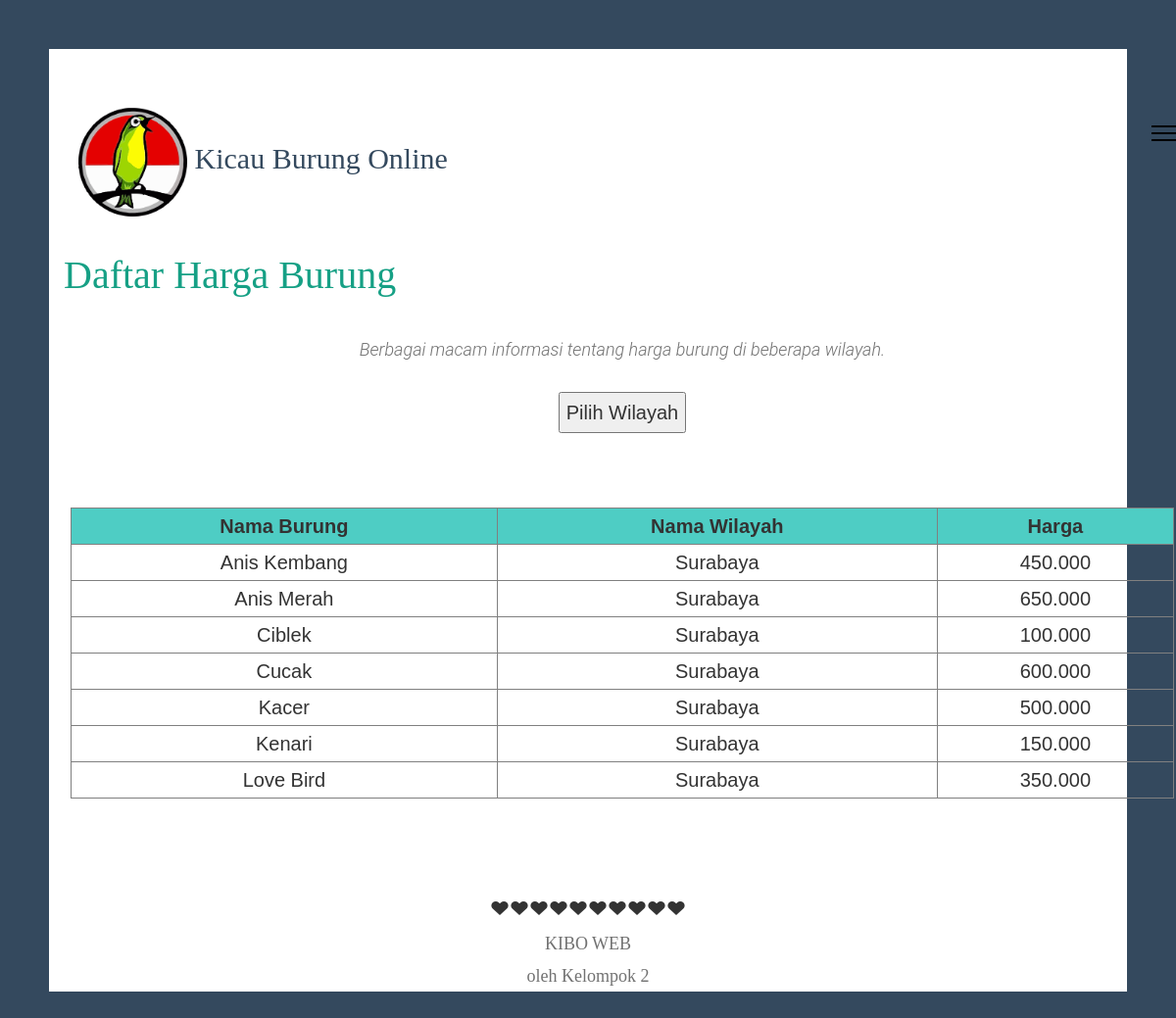
The page /setelah/1.php on the database its author committed.
### tables this page shows
CREATE TABLE `harga` (
  `id_harga` int(11) NOT NULL,
  `id_burung` int(11) NOT NULL,
  `nama_burung` varchar(100) NOT NULL,
  `id_wilayah` int(11) NOT NULL,
  `nama_wilayah` varchar(100) NOT NULL,
  `Harga` varchar(100) NOT NULL
);

CREATE TABLE `burung` (
  `id_burung` int(11) NOT NULL,
  `nama_burung` varchar(100) NOT NULL
);

CREATE TABLE `wilayah` (
  `id_wilayah` int(11) NOT NULL,
  `nama_wilayah` varchar(100) NOT NULL
);

### setelah/1.php (the view, shortened to what this page needs)
<!DOCTYPE html>
 <html class="no-js">
	<head>
	<link rel="stylesheet" href="css/animate.css">
	<link rel="stylesheet" href="css/icomoon.css">
	<link rel="stylesheet" href="css/bootstrap.css">
	<link rel="stylesheet" href="css/animatedresponsiveImagegrid.css">
	<link rel="stylesheet" href="css/magnific-popup.css">
	<link rel="stylesheet" href="css/style.css">
	</head>
	<body>
	<div id="fh5co-page">
		<header>
			<div class="container">
				<div class="fh5co-navbar-brand">
					<h1 class="col-md-8 text-left" style="color:#34495e; font-family:broadway; font-size: 150%;" class="intro-heading" ><img src="logo.png" width="10%" height="10%"> Kicau Burung Online
					<a href="#" class="js-fh5co-nav-toggle fh5co-nav-toggle"><i></i></a></h1>
<h1 style="color:#16a085; font-family:bernard mt condensed; font-size: 200%;" class="intro-heading"><marquee>Daftar Harga Burung</marquee></h1>
<center><p><i>Berbagai macam informasi tentang harga burung di beberapa wilayah.</i></p></center>
<center>
		<div class="dropdown">
  <button class="dropbtn">Pilih Wilayah</button>
</div></center>
				</div>
			</div>
		</header>
	<div id="fh5co-intro-section">
			<div class="container">
				<div class="row">
					<div class="col-md-12 text-left">
<table  border="1" width="100%">
	<tr>
		<th>Nama Burung</th>
		<th>Nama Wilayah</th>
		<th>Harga</th>
	</tr>
	<?php
	include "koneksi.php";
	$query = 'SELECT`burung`.`nama_burung`,`wilayah`.`nama_wilayah`, `harga`.`Harga` FROM `harga`,`burung`,`wilayah` WHERE `burung`.`id_burung`=`harga`.`id_burung`&&`wilayah`.`id_wilayah`=`harga`.`id_wilayah`&&`harga`.`Harga`=`harga`.`Harga` && `harga`.`id_wilayah`=1 ORDER BY `burung`.`id_burung`,`wilayah`.`id_wilayah`';
	$sql = mysqli_query($conn, $query);
	while($data = mysqli_fetch_array($sql)){
		echo "<tr>";
		echo "<td>".$data['nama_burung']."</td>";
		echo "<td>".$data['nama_wilayah']."</td>";
		echo "<td>".$data['Harga']."</td>";
		echo "</tr>";
	}
	?>
	</table>
					</div>
				</div>
			</div>
		</div>
		<footer>
		<center><i class="icon-heart3"></i><i class="icon-heart3"></i><i class="icon-heart3"></i><i class="icon-heart3"></i><i class="icon-heart3"></i><i class="icon-heart3"></i><i class="icon-heart3"></i><i class="icon-heart3"><i class="icon-heart3"></i><i class="icon-heart3"></i></i></center>
			<center><p  style="font-family: bernard mt condensed;">KIBO WEB<br>oleh Kelompok 2</p></center>
		</footer>
	</div>
	</body>
</html>

### setelah/css/icomoon.css (style rules this page uses)
[class^="icon-"], [class*=" icon-"] { font-family: 'icomoon' !important; speak: none; font-style: normal; font-weight: normal; font-variant: normal; text-transform: none; line-height: 1; -webkit-font-smoothing: antialiased; -moz-osx-font-smoothing: grayscale; }
.icon-heart3:before { content: "\e9b6"; }

### setelah/css/style.css (style rules this page uses)
body { font-family: "Roboto", Arial, serif; line-height: 1.8; font-size: 20px; background: #f0f0f0; font-weight: 300; overflow-x: hidden; }
a { color: #FA7E0A; -webkit-transition: 0.5s; -o-transition: 0.5s; transition: 0.5s; }
p, span { margin-bottom: 1.5em; font-size: 18px; color: #727272; font-weight: 300; font-family: "Roboto", Arial, serif; }
h1, h2, h3, h4, h5, h6 { color: rgba(0, 0, 0, 0.8); font-family: "Roboto Slab", Arial, sans-serif; font-weight: 300; margin: 0 0 30px 0; }
#fh5co-page { position: relative; -webkit-transition: all 0.8s cubic-bezier(0.175, 0.885, 0.32, 1.275); -moz-transition: all 0.8s cubic-bezier(0.175, 0.885, 0.32, 1.275); -ms-transition: all 0.8s cubic-bezier(0.175, 0.885, 0.32, 1.275); -o-transition: all 0.8s cubic-bezier(0.175, 0.885, 0.32, 1.275); transition: all 0.8s cubic-bezier(0.175, 0.885, 0.32, 1.275); -webkit-transform: scale(1); -moz-transform: scale(1); -ms-transform: scale(1); -o-transform: scale(1); transform: scale(1); background: #fff; }
header { padding: 3em 0; }
header .fh5co-navbar-brand { float: left; width: 100%; position: relative; }
header .fh5co-navbar-brand h1 { width: 100%; float: left; display: block; }
.fh5co-nav-toggle { cursor: pointer; text-decoration: none; position: absolute !important; top: 0; right: 0; }
.fh5co-nav-toggle i { position: relative; display: -moz-inline-stack; display: inline-block; zoom: 1; *display: inline; width: 30px; height: 2px; color: #000; font: bold 14px/.4 Helvetica; text-transform: uppercase; text-indent: -55px; background: #000; transition: all .2s ease-out; }
.fh5co-nav-toggle i::before, .fh5co-nav-toggle i::after { content: ''; width: 30px; height: 2px; background: #000; position: absolute; left: 0; -webkit-transition: 0.2s; -o-transition: 0.2s; transition: 0.2s; }
.fh5co-nav-toggle i::before { top: -7px; }
.fh5co-nav-toggle i::after { bottom: -7px; }
.fh5co-nav-toggle { float: right; z-index: 1003; position: relative; display: block; margin: 0 auto; cursor: pointer; margin-top: 0px; }
#fh5co-intro-section { margin-bottom: 2em; padding-bottom: 2em; }
.intro-heading { font-size: 40px; font-weight: 300; line-height: 1.5; }

### setelah/1.php (style rules this page uses)
.dropdown { position: relative; display: inline-block; }
* { box-sizing: border-box; }
body { background-color: white; padding: 50px; font-family: Arial; }
h1 { font-size: 50px; word-break: break-all; }
.row { margin: 8px -16px; }
.row, .row > .column { padding: 8px; }
.row:after { content: ""; display: table; clear: both; }
img { border-radius: 5%; }
body { background-color: #34495e; }
th { text-align:center; background-color:#4ECDC4 ; }
tr { text-align:center; }

### rows shown on the page
harga: id_burung.nama_burung "Anis Kembang", id_wilayah.nama_wilayah "Surabaya", Harga "450.000"
harga: id_burung.nama_burung "Anis Merah", id_wilayah.nama_wilayah "Surabaya", Harga "650.000"
harga: id_burung.nama_burung "Ciblek", id_wilayah.nama_wilayah "Surabaya", Harga "100.000"
harga: id_burung.nama_burung "Cucak", id_wilayah.nama_wilayah "Surabaya", Harga "600.000"
harga: id_burung.nama_burung "Kacer", id_wilayah.nama_wilayah "Surabaya", Harga "500.000"
harga: id_burung.nama_burung "Kenari", id_wilayah.nama_wilayah "Surabaya", Harga "150.000"
harga: id_burung.nama_burung "Love Bird", id_wilayah.nama_wilayah "Surabaya", Harga "350.000"
